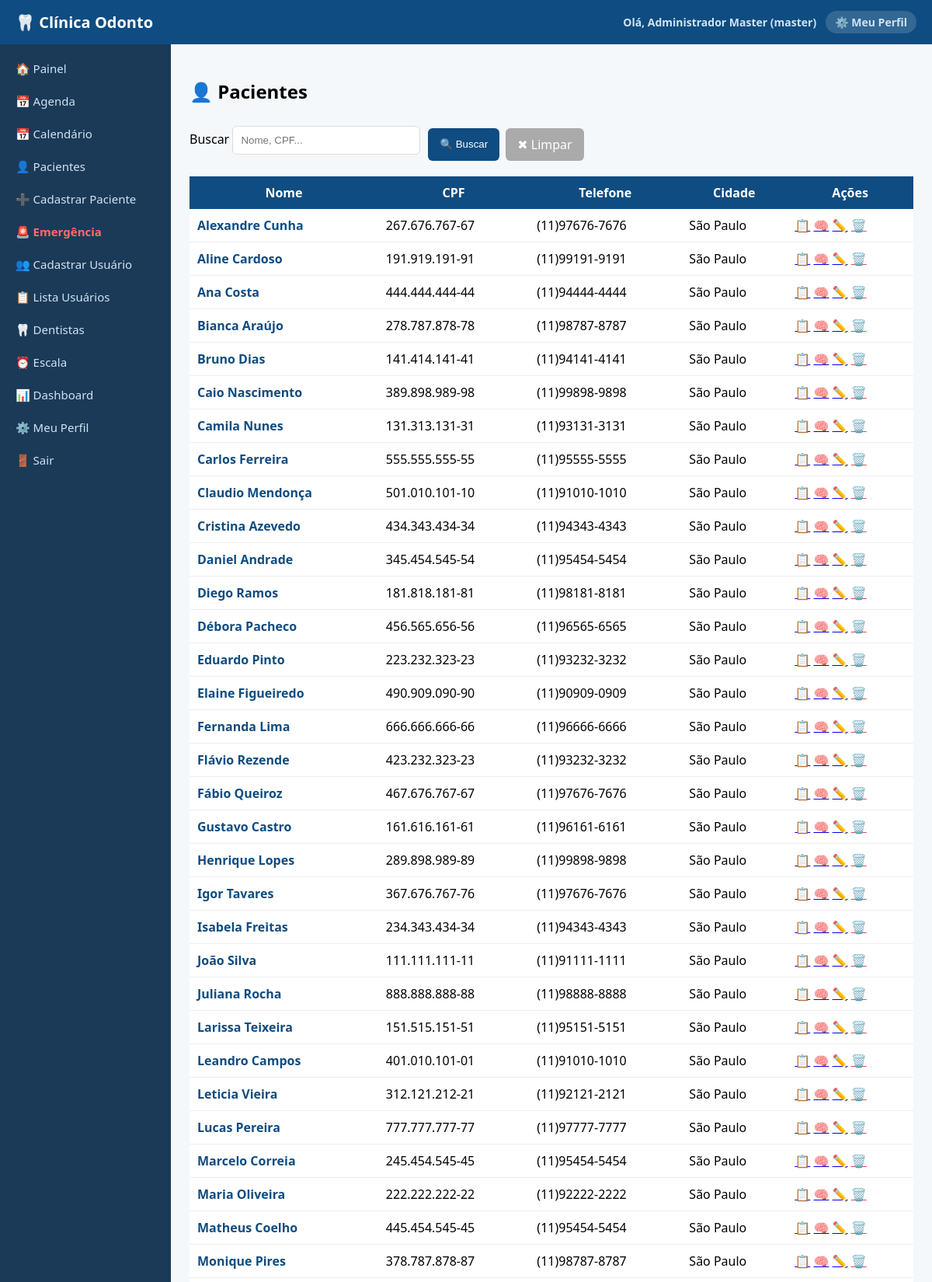
/pacientes/lista (signed in, upper part), run on the app's committed database.
### tables this page shows
CREATE TABLE pacientes (
            id INTEGER PRIMARY KEY AUTOINCREMENT,
            usuario_id INTEGER,
            nome TEXT,
            data_nascimento TEXT,
            sexo TEXT,
            cpf TEXT,
            telefone TEXT,
            email TEXT,
            cep TEXT,
            logradouro TEXT,
            bairro TEXT,
            cidade TEXT,
            estado TEXT,
            numero TEXT,
            complemento TEXT,
            responsavel_nome TEXT
        );

### routes/pacientes.py (the view)
@pacientes.route('/pacientes/lista')
@tipo_required(['master', 'admin', 'operador', 'atendente', 'dentista'])
def lista_pacientes():
    busca = request.args.get('busca', '')
    conn = get_db_connection()
    cur = conn.cursor()
    if busca:
        cur.execute(f"SELECT * FROM pacientes WHERE nome LIKE {p()} ORDER BY nome", (f'%{busca}%',))
    else:
        cur.execute("SELECT * FROM pacientes ORDER BY nome")
    rows = cur.fetchall()
    lista = rows_as_dicts(rows, cur) if is_postgres() else rows
    conn.close()
    return render_template('lista_pacientes.html', pacientes=lista, busca=busca)

### db.py (called while the page is built)
def get_db_connection():
    if DATABASE_URL:
        import psycopg2
        import psycopg2.extras
        conn = psycopg2.connect(DATABASE_URL)
        conn.autocommit = False
        return conn
    else:
        conn = sqlite3.connect('database.db')
        conn.row_factory = sqlite3.Row
        return conn

def is_postgres():
    return bool(DATABASE_URL)

### routes/utils.py (called while the page is built)
def tipo_required(tipos_permitidos):
    def decorator(func):
        @wraps(func)
        def wrapper(*args, **kwargs):
            if 'usuario_tipo' not in session:
                return redirect('/login')
            if session['usuario_tipo'] not in tipos_permitidos:
                return "<h1>Acesso negado</h1>"
            return func(*args, **kwargs)
        return wrapper
    return decorator

### templates/lista_pacientes.html (shortened to what this page needs)
{% extends "base.html" %}
{% block content %}
<h2>👤 Pacientes</h2>
<form method="GET" style="display:flex; gap:10px; flex-wrap:wrap; align-items:flex-end; margin-bottom:20px;">
    <div>
        <label>Buscar</label>
        <input name="busca" placeholder="Nome, CPF..." value="{{ busca }}" style="width:220px;">
    </div>
    <div style="display:flex; gap:8px;">
        <button type="submit">🔍 Buscar</button>
        <a href="/pacientes/lista" style="padding:10px 15px; background:#aaa; color:white; border-radius:6px; text-decoration:none;">✖ Limpar</a>
    </div>
</form>
<table>
<tr>
    <th>Nome</th>
    <th>CPF</th>
    <th>Telefone</th>
    <th>Cidade</th>
    <th>Ações</th>
</tr>
{% for p in pacientes %}
<tr>
    <td><a href="/pacientes/ficha/{{ p.id }}" style="color:#0f4c81; font-weight:bold; text-decoration:none;">{{ p.nome }}</a></td>
    <td>{{ p.cpf or '—' }}</td>
    <td>{{ p.telefone or '—' }}</td>
    <td>{{ p.cidade or '—' }}</td>
    <td>
        <a href="/pacientes/ficha/{{ p.id }}" title="Ficha">📋</a>
        <a href="/pacientes/anamnese/{{ p.id }}" title="Anamnese">🧠</a>
        {% if session.usuario_tipo in ['master','admin'] %}
        <a href="/pacientes/editar/{{ p.id }}" title="Editar">✏️</a>
        <a href="/pacientes/excluir/{{ p.id }}" onclick="return confirm('Excluir paciente?')" title="Excluir" style="color:#e74c3c;">🗑️</a>
        {% endif %}
    </td>
</tr>
{% endfor %}
</table>
{% endblock %}

### static/style.css (style rules this page uses)
body { margin: 0; font-family: 'Segoe UI', Arial; background: #f4f8fb; }
input, select, textarea { width: 100%; padding: 10px; margin: 8px 0; border: 1px solid #dcdcdc; border-radius: 6px; }
button { background: #0f4c81; color: white; border: none; padding: 10px 15px; border-radius: 6px; cursor: pointer; }
table { width: 100%; border-collapse: collapse; margin-top: 15px; background: white; }
th { background: #0f4c81; color: white; padding: 10px; }
td { padding: 10px; border-bottom: 1px solid #eee; }

### data on the page
pacientes: nome "Alexandre Cunha", cpf "267.676.767-67", telefone "(11)97676-7676", cidade "São Paulo"
pacientes: nome "Aline Cardoso", cpf "191.919.191-91", telefone "(11)99191-9191", cidade "São Paulo"
pacientes: nome "Ana Costa", cpf "444.444.444-44", telefone "(11)94444-4444", cidade "São Paulo"
pacientes: nome "Bianca Araújo", cpf "278.787.878-78", telefone "(11)98787-8787", cidade "São Paulo"
pacientes: nome "Bruno Dias", cpf "141.414.141-41", telefone "(11)94141-4141", cidade "São Paulo"
pacientes: nome "Caio Nascimento", cpf "389.898.989-98", telefone "(11)99898-9898", cidade "São Paulo"
pacientes: nome "Camila Nunes", cpf "131.313.131-31", telefone "(11)93131-3131", cidade "São Paulo"
pacientes: nome "Carlos Ferreira", cpf "555.555.555-55", telefone "(11)95555-5555", cidade "São Paulo"
pacientes: nome "Claudio Mendonça", cpf "501.010.101-10", telefone "(11)91010-1010", cidade "São Paulo"
pacientes: nome "Cristina Azevedo", cpf "434.343.434-34", telefone "(11)94343-4343", cidade "São Paulo"
pacientes: nome "Daniel Andrade", cpf "345.454.545-54", telefone "(11)95454-5454", cidade "São Paulo"
pacientes: nome "Diego Ramos", cpf "181.818.181-81", telefone "(11)98181-8181", cidade "São Paulo"
pacientes: nome "Débora Pacheco", cpf "456.565.656-56", telefone "(11)96565-6565", cidade "São Paulo"
pacientes: nome "Eduardo Pinto", cpf "223.232.323-23", telefone "(11)93232-3232", cidade "São Paulo"
pacientes: nome "Elaine Figueiredo", cpf "490.909.090-90", telefone "(11)90909-0909", cidade "São Paulo"
pacientes: nome "Fernanda Lima", cpf "666.666.666-66", telefone "(11)96666-6666", cidade "São Paulo"
pacientes: nome "Flávio Rezende", cpf "423.232.323-23", telefone "(11)93232-3232", cidade "São Paulo"
pacientes: nome "Fábio Queiroz", cpf "467.676.767-67", telefone "(11)97676-7676", cidade "São Paulo"
pacientes: nome "Gustavo Castro", cpf "161.616.161-61", telefone "(11)96161-6161", cidade "São Paulo"
pacientes: nome "Henrique Lopes", cpf "289.898.989-89", telefone "(11)99898-9898", cidade "São Paulo"
pacientes: nome "Igor Tavares", cpf "367.676.767-76", telefone "(11)97676-7676", cidade "São Paulo"
pacientes: nome "Isabela Freitas", cpf "234.343.434-34", telefone "(11)94343-4343", cidade "São Paulo"
pacientes: nome "João Silva", cpf "111.111.111-11", telefone "(11)91111-1111", cidade "São Paulo"
pacientes: nome "Juliana Rocha", cpf "888.888.888-88", telefone "(11)98888-8888", cidade "São Paulo"
pacientes: nome "Larissa Teixeira", cpf "151.515.151-51", telefone "(11)95151-5151", cidade "São Paulo"
pacientes: nome "Leandro Campos", cpf "401.010.101-01", telefone "(11)91010-1010", cidade "São Paulo"
pacientes: nome "Leticia Vieira", cpf "312.121.212-21", telefone "(11)92121-2121", cidade "São Paulo"
pacientes: nome "Lucas Pereira", cpf "777.777.777-77", telefone "(11)97777-7777", cidade "São Paulo"
pacientes: nome "Marcelo Correia", cpf "245.454.545-45", telefone "(11)95454-5454", cidade "São Paulo"
pacientes: nome "Maria Oliveira", cpf "222.222.222-22", telefone "(11)92222-2222", cidade "São Paulo"
pacientes: nome "Matheus Coelho", cpf "445.454.545-45", telefone "(11)95454-5454", cidade "São Paulo"
pacientes: nome "Monique Pires", cpf "378.787.878-87", telefone "(11)98787-8787", cidade "São Paulo"

### other printed values
{{ session.usuario_nome }} "Administrador Master"
{{ session.usuario_tipo }} "master"
